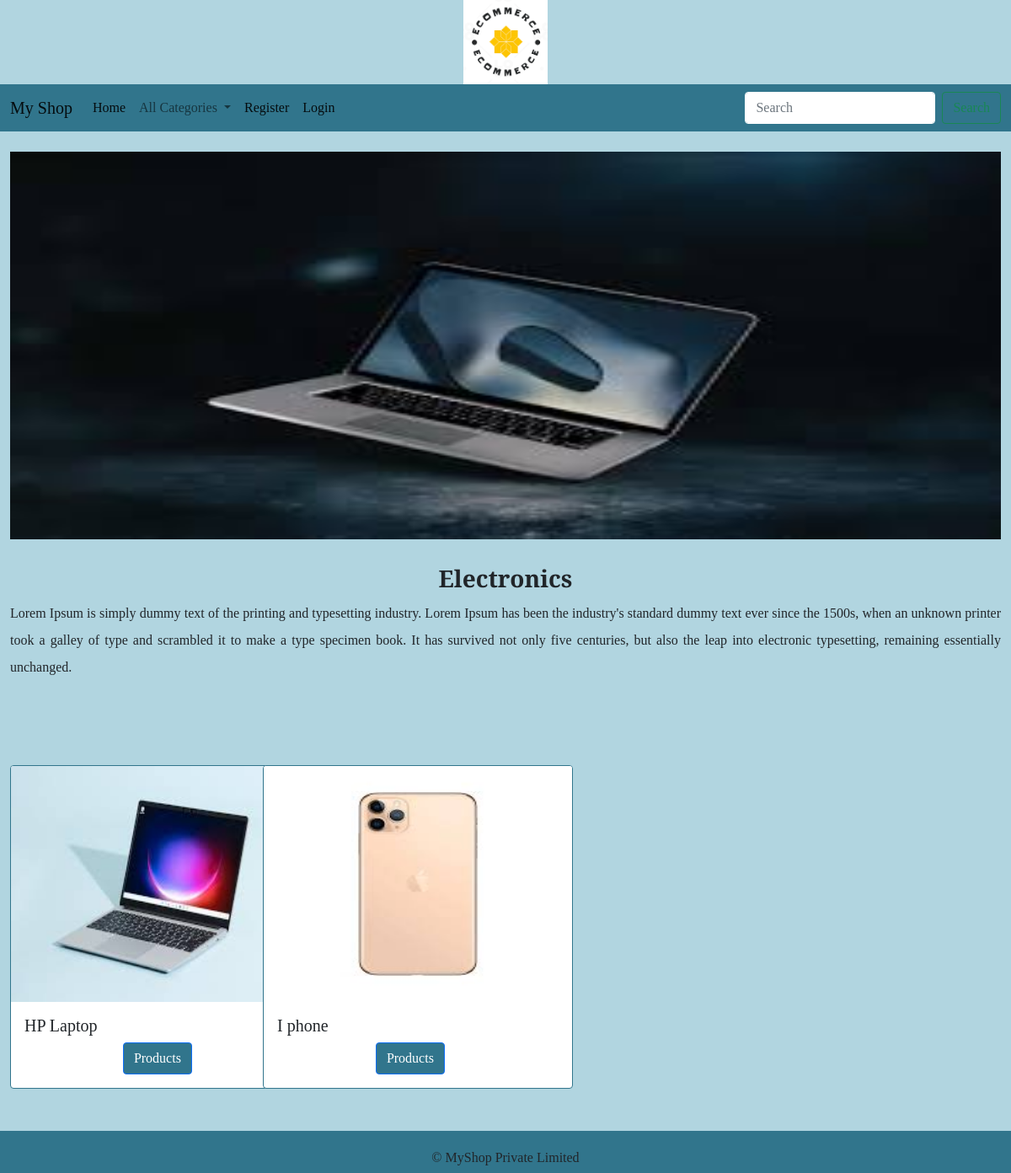
The app's page /products/2 with its own data.
### shop/models.py (models this page shows, shortened)
class Category(models.Model):
    name=models.CharField(max_length=20)
    desc=models.TextField()
    image=models.ImageField(upload_to='categories',null=True,blank=True)

class Product(models.Model):
    name = models.CharField(max_length=20)
    image=models.ImageField(upload_to='categories',null=True,blank=True)
    desc = models.TextField()
    price=models.DecimalField(max_digits=10,decimal_places=2)
    stock=models.IntegerField()
    available=models.BooleanField(default=True)
    created=models.DateTimeField(auto_now_add=True) #one time
    updated=models.DateTimeField(auto_now=True) #every time we update record
    category=models.ForeignKey(Category,on_delete=models.CASCADE)

### shop/views.py (the view)
# urls.py: path('products/<int:p>',views.allproducts,name="products"),
def allproducts(request,p):
    c=Category.objects.get(id=p)    #retrieves a particular category
    p=Product.objects.filter(category=c)    #
    return render(request,'product.html',{'c':c,'p':p})

### cart/context_processors.py (called while the page is built, shortened)
def total(request):
    count = 0
    return {'count':count}

### shop/context_processors.py (called while the page is built)
def links(request):
    c=Category.objects.all()
    return {'links':c}

### templates/product.html
{% extends 'base.html' %}
{% load static %}
{% block content %}
<div class="container-fluid mt-4" style="margin-bottom:30px">
    <img src="{{c.image.url}}" height="460px" width="100%">
</div>
<div class="container-fluid mt-1" style="margin-bottom:100px">
    <h3 class="text-center fw-bold">{{c.name}}</h3>
    <p style="text-align:justify;line-height:2">{{c.desc}}</p>
</div>
<div class="container-fluid mt-1" style="margin-bottom:100px">
    <div class="row">
        {% for i in p %}
        <div class="col-sm-3">
            <div class="card" style="width: 23rem;border-width:1px;border-color:#31758c">
                <img src="{{i.image.url}}" class="card-img-top" alt="..." height="280px" >
                <div class="card-body">
                <h5 class="card-title">{{i.name}}</h5>
                <a href="{% url 'shop:detail' i.id %}" style="position:relative;left:35%;background-color:#31758c" class="btn btn-primary">Products</a>
                </div>
            </div>
        </div>
            {% endfor %}
    </div>
</div>
{% endblock %}

### templates/base.html (shortened to what this page needs)
<!DOCTYPE html>
{% load static %}
<html lang="en">
<head>
    <link href="https://cdn.jsdelivr.net/npm/bootstrap@5.0.2/dist/css/bootstrap.min.css" rel="stylesheet">
    <link rel="stylesheet" href="{% static 'css/style.css' %}">
<link rel="stylesheet" href="https://cdnjs.cloudflare.com/ajax/libs/font-awesome/6.5.1/css/all.min.css" />
</head>
<body>
<header>
<div class="container-fluid">
    <center>
<img src="{% static 'images/images (1).png' %}" height="100px" width="100px"></center>
</div>
<nav class="navbar navbar-expand-lg navbar-light " style="background-color:#31758c">
  <div class="container-fluid">
    <a class="navbar-brand" href="#">My Shop</a>
    <div class="collapse navbar-collapse" id="navbarSupportedContent">
      <ul class="navbar-nav me-auto mb-2 mb-lg-0">
        <li class="nav-item">
          <a class="nav-link active" aria-current="page" href="{% url 'shop:allcat' %}">Home</a>
        </li>
        <li class="nav-item dropdown">
          <a class="nav-link dropdown-toggle" href="#" id="navbarDropdown" role="button" data-bs-toggle="dropdown" aria-expanded="false">
            All Categories
          </a>
        </li>
          {% if user.is_authenticated %}
          <li class="nav-item">
          <a class="nav-link active" aria-current="page" href="{% url 'shop:logout' %}">Logout</a>
        </li>
          {% if user.is_superuser != True %}
          <li class="nav-item">
          <a class="nav-link active" aria-current="page" style="font-size:20px" href="{% url 'cart:cartview' %}"><i class="fa-solid fa-cart-shopping">&nbsp;<sup style="font-size:12px">{{count}}</sup></i></a>
        </li>
          </li>
          <li class="nav-item">
          <a class="nav-link active" aria-current="page" href="{% url 'cart:orderview' %}">Your Orders</a>
        </li>
          {% endif %}
          {% else %}
          <li class="nav-item">
          <a class="nav-link active" aria-current="page" href="{% url 'shop:register' %}">Register</a>
        </li>
          <li class="nav-item">
          <a class="nav-link active" aria-current="page" href="{% url 'shop:login' %}">Login</a>
        </li>
        {% endif %}
      </ul>
      <form class="d-flex" method="POST" action="{% url 'search:searchproducts' %}">
        <input class="form-control me-2" type="search" placeholder="Search" name="q" aria-label="Search" style="border-color:white">
        <button class="btn btn-outline-success" type="submit">Search</button>
      </form>
    </div>
  </div>
</nav>
</header>
{% block content %}
{% endblock %}
<footer>
    <div class="footer">
    <p> &copy; MyShop Private Limited</p>
    </div>
</footer>
</body>
</html>

### static/css/style.css (style rules this page uses)
body { background-color:#b1d5e0; font-family: "Spectral", serif; font-weight: 400; font-style: normal; }
footer { background-color:#31758c; padding: 20px; text-align: center; position: fixed; bottom: 0; width: 100%; height:50px; }

### records on screen
Category: image (picture), name "Electronics", desc "Lorem Ipsum is simply dummy text of the printing and typesetting industry. Lorem Ipsum has been the industry's standard dummy text ever since the 1500s, when an unknown printer took a galley of type and scrambled it to make a type specimen book. It has survived not only five centuries, but also the leap into electronic typesetting, remaining essentially unchanged."
Product: image (picture), name "HP Laptop"
Product: image (picture), name "I phone"
